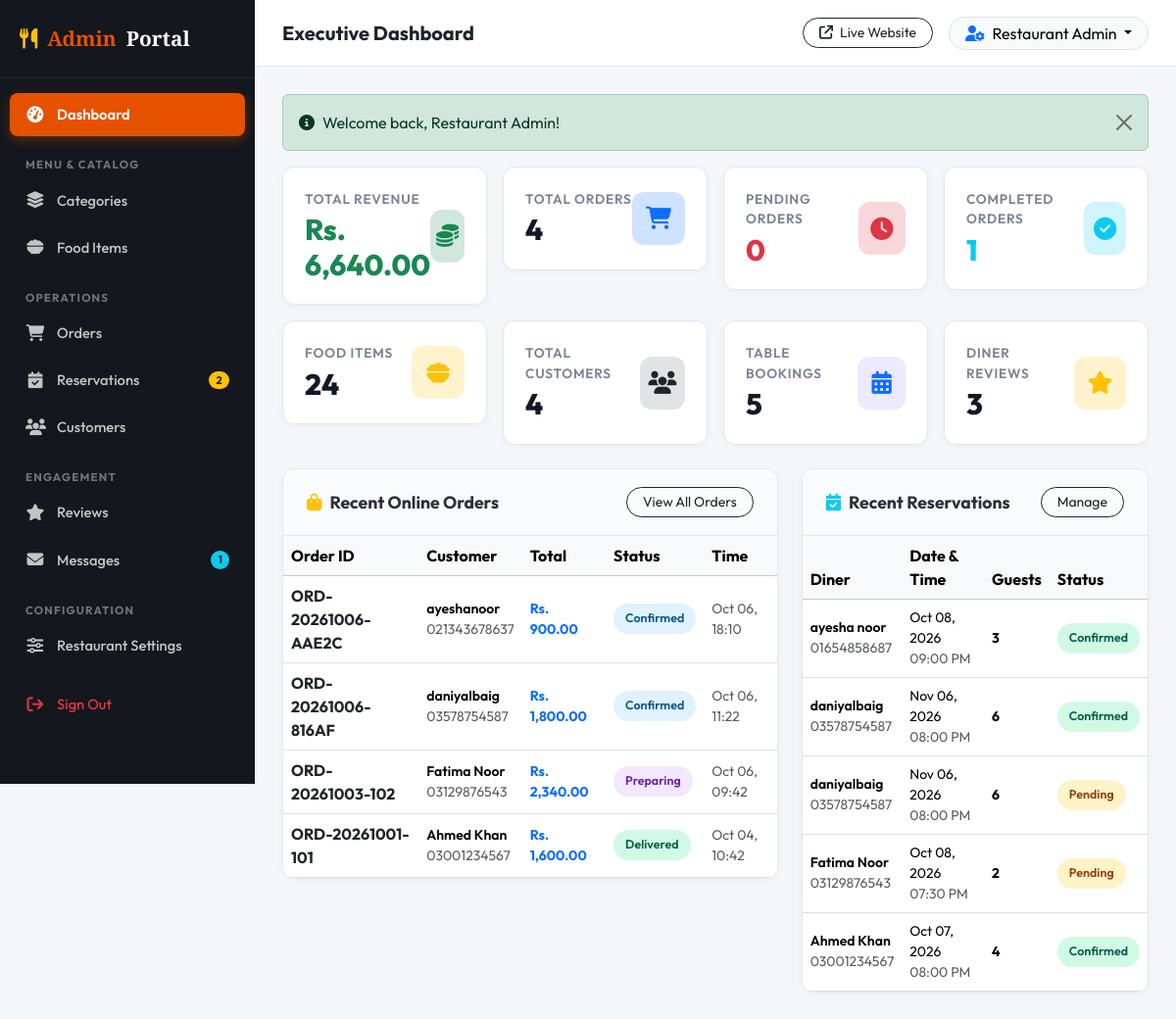
Page /admin/dashboard.php (signed in) on the committed database.
### tables this page shows
CREATE TABLE `orders` (
  `id` int(11) NOT NULL,
  `order_number` varchar(50) NOT NULL,
  `user_id` int(11) DEFAULT NULL,
  `customer_name` varchar(100) NOT NULL,
  `customer_email` varchar(150) NOT NULL,
  `customer_phone` varchar(30) NOT NULL,
  `delivery_address` text NOT NULL,
  `city` varchar(100) NOT NULL,
  `notes` text DEFAULT NULL,
  `total_amount` decimal(10,2) NOT NULL,
  `delivery_fee` decimal(10,2) NOT NULL DEFAULT 0.00,
  `payment_method` varchar(50) NOT NULL DEFAULT 'Cash on Delivery',
  `payment_status` enum('pending','paid','failed') NOT NULL DEFAULT 'pending',
  `order_status` enum('Pending','Confirmed','Preparing','Out for Delivery','Delivered','Cancelled') NOT NULL DEFAULT 'Pending',
  `created_at` timestamp NOT NULL DEFAULT current_timestamp()
);

CREATE TABLE `reservations` (
  `id` int(11) NOT NULL,
  `user_id` int(11) DEFAULT NULL,
  `customer_name` varchar(100) NOT NULL,
  `email` varchar(150) NOT NULL,
  `phone` varchar(30) NOT NULL,
  `reservation_date` date NOT NULL,
  `reservation_time` time NOT NULL,
  `guests` int(11) NOT NULL DEFAULT 2,
  `special_request` text DEFAULT NULL,
  `status` enum('Pending','Confirmed','Cancelled','Completed') NOT NULL DEFAULT 'Pending',
  `created_at` timestamp NOT NULL DEFAULT current_timestamp()
);

### admin/dashboard.php (the view, shortened to what this page needs)
<?php
require_once __DIR__ . '/../config/config.php';
require_once __DIR__ . '/../includes/admin_auth.php';
$totalUsers = (int)$pdo->query("SELECT COUNT(*) FROM users WHERE role = 'customer'")->fetchColumn();
$totalFoods = (int)$pdo->query("SELECT COUNT(*) FROM foods")->fetchColumn();
$totalOrders = (int)$pdo->query("SELECT COUNT(*) FROM orders")->fetchColumn();
$pendingOrders = (int)$pdo->query("SELECT COUNT(*) FROM orders WHERE order_status = 'Pending'")->fetchColumn();
$completedOrders = (int)$pdo->query("SELECT COUNT(*) FROM orders WHERE order_status = 'Delivered'")->fetchColumn();
$totalRevenue = (float)$pdo->query("SELECT COALESCE(SUM(total_amount), 0) FROM orders WHERE order_status != 'Cancelled'")->fetchColumn();
$totalReservations = (int)$pdo->query("SELECT COUNT(*) FROM reservations")->fetchColumn();
$totalReviews = (int)$pdo->query("SELECT COUNT(*) FROM reviews")->fetchColumn();
$recentOrders = $pdo->query("SELECT * FROM orders ORDER BY id DESC LIMIT 5")->fetchAll();
$recentReservations = $pdo->query("SELECT * FROM reservations ORDER BY id DESC LIMIT 5")->fetchAll();
include __DIR__ . '/header.php';
?>
<div class="row g-3 mb-4">
  <div class="col-sm-6 col-xl-3">
    <div class="stat-card">
      <div class="stat-info">
        <p>Total Revenue</p>
        <h3 class="text-success"><?= formatPrice($totalRevenue) ?></h3>
      </div>
      <div class="stat-icon bg-success-subtle text-success">
        <i class="fa-solid fa-coins"></i>
      </div>
    </div>
  </div>
  <div class="col-sm-6 col-xl-3">
    <div class="stat-card">
      <div class="stat-info">
        <p>Total Orders</p>
        <h3><?= $totalOrders ?></h3>
      </div>
      <div class="stat-icon bg-primary-subtle text-primary">
        <i class="fa-solid fa-cart-shopping"></i>
      </div>
    </div>
  </div>
  <div class="col-sm-6 col-xl-3">
    <div class="stat-card">
      <div class="stat-info">
        <p>Pending Orders</p>
        <h3 class="text-danger"><?= $pendingOrders ?></h3>
      </div>
      <div class="stat-icon bg-danger-subtle text-danger">
        <i class="fa-solid fa-clock"></i>
      </div>
    </div>
  </div>
  <div class="col-sm-6 col-xl-3">
    <div class="stat-card">
      <div class="stat-info">
        <p>Completed Orders</p>
        <h3 class="text-info"><?= $completedOrders ?></h3>
      </div>
      <div class="stat-icon bg-info-subtle text-info">
        <i class="fa-solid fa-circle-check"></i>
      </div>
    </div>
  </div>
  <div class="col-sm-6 col-xl-3">
    <div class="stat-card">
      <div class="stat-info">
        <p>Food Items</p>
        <h3><?= $totalFoods ?></h3>
      </div>
      <div class="stat-icon bg-warning-subtle text-warning">
        <i class="fa-solid fa-bowl-food"></i>
      </div>
    </div>
  </div>
  <div class="col-sm-6 col-xl-3">
    <div class="stat-card">
      <div class="stat-info">
        <p>Total Customers</p>
        <h3><?= $totalUsers ?></h3>
      </div>
      <div class="stat-icon bg-secondary-subtle text-dark">
        <i class="fa-solid fa-users"></i>
      </div>
    </div>
  </div>
  <div class="col-sm-6 col-xl-3">
    <div class="stat-card">
      <div class="stat-info">
        <p>Table Bookings</p>
        <h3><?= $totalReservations ?></h3>
      </div>
      <div class="stat-icon bg-purple-subtle text-primary" style="background:#ede9fe;">
        <i class="fa-solid fa-calendar-days"></i>
      </div>
    </div>
  </div>
  <div class="col-sm-6 col-xl-3">
    <div class="stat-card">
      <div class="stat-info">
        <p>Diner Reviews</p>
        <h3><?= $totalReviews ?></h3>
      </div>
      <div class="stat-icon bg-warning-subtle text-warning">
        <i class="fa-solid fa-star"></i>
      </div>
    </div>
  </div>
</div>
<div class="row g-4">
  <div class="col-lg-7">
    <div class="admin-card">
      <div class="admin-card-header">
        <h6 class="admin-card-title"><i class="fa-solid fa-bag-shopping text-warning me-2"></i>Recent Online Orders</h6>
        <a href="<?= BASE_URL ?>admin/orders.php" class="btn btn-sm btn-outline-dark rounded-pill px-3">View All Orders</a>
      </div>
      <div class="table-responsive">
        <table class="table align-middle mb-0">
          <thead class="table-light">
            <tr>
              <th>Order ID</th>
              <th>Customer</th>
              <th>Total</th>
              <th>Status</th>
              <th>Time</th>
            </tr>
          </thead>
          <tbody>
            <?php if (!empty($recentOrders)): ?>
              <?php foreach ($recentOrders as $ro): ?>
                <tr>
                  <td>
                    <strong><a href="<?= BASE_URL ?>admin/orders.php?view=<?= $ro['id'] ?>" class="text-dark text-decoration-none"><?= htmlspecialchars($ro['order_number']) ?></a></strong>
                  </td>
                  <td>
                    <div class="small fw-semibold"><?= htmlspecialchars($ro['customer_name']) ?></div>
                    <div class="text-muted small"><?= htmlspecialchars($ro['customer_phone']) ?></div>
                  </td>
                  <td class="fw-bold text-primary small"><?= formatPrice($ro['total_amount']) ?></td>
                  <td>
                    <?php
                      $bClass = match($ro['order_status']) {
                        'Delivered' => 'badge-delivered',
                        'Cancelled' => 'badge-cancelled',
                        'Preparing' => 'badge-preparing',
                        'Out for Delivery' => 'badge-out-for-delivery',
                        'Confirmed' => 'badge-confirmed',
                        default => 'badge-pending'
                      };
                    ?>
                    <span class="badge-status <?= $bClass ?>"><?= $ro['order_status'] ?></span>
                  </td>
                  <td class="text-muted small"><?= date('M d, H:i', strtotime($ro['created_at'])) ?></td>
                </tr>
              <?php endforeach; ?>
            <?php else: ?>
              <tr><td colspan="5" class="text-center text-muted py-4">No recent orders.</td></tr>
            <?php endif; ?>
          </tbody>
        </table>
      </div>
    </div>
  </div>
  <div class="col-lg-5">
    <div class="admin-card">
      <div class="admin-card-header">
        <h6 class="admin-card-title"><i class="fa-solid fa-calendar-check text-info me-2"></i>Recent Reservations</h6>
        <a href="<?= BASE_URL ?>admin/reservations.php" class="btn btn-sm btn-outline-dark rounded-pill px-3">Manage</a>
      </div>
      <div class="table-responsive">
        <table class="table align-middle mb-0">
          <thead class="table-light">
            <tr>
              <th>Diner</th>
              <th>Date &amp; Time</th>
              <th>Guests</th>
              <th>Status</th>
            </tr>
          </thead>
          <tbody>
            <?php if (!empty($recentReservations)): ?>
              <?php foreach ($recentReservations as $rr): ?>
                <tr>
                  <td>
                    <div class="fw-semibold small"><?= htmlspecialchars($rr['customer_name']) ?></div>
                    <div class="text-muted small"><?= htmlspecialchars($rr['phone']) ?></div>
                  </td>
                  <td class="small">
                    <div><?= date('M d, Y', strtotime($rr['reservation_date'])) ?></div>
                    <div class="text-muted"><?= date('h:i A', strtotime($rr['reservation_time'])) ?></div>
                  </td>
                  <td class="small fw-bold"><?= $rr['guests'] ?></td>
                  <td>
                    <span class="badge-status <?= ($rr['status'] == 'Confirmed') ? 'badge-delivered' : (($rr['status'] == 'Cancelled') ? 'badge-cancelled' : 'badge-pending') ?>">
                      <?= $rr['status'] ?>
                    </span>
                  </td>
                </tr>
              <?php endforeach; ?>
            <?php else: ?>
              <tr><td colspan="4" class="text-center text-muted py-4">No reservations yet.</td></tr>
            <?php endif; ?>
          </tbody>
        </table>
      </div>
    </div>
  </div>
</div>
<?php include __DIR__ . '/footer.php'; ?>

### rows in the picture
orders: order_number "ORD-20261006-AAE2C", customer_name "ayeshanoor", customer_phone "021343678637", total_amount "Rs. 900.00", order_status "Confirmed", created_at "Oct 06, 18:10"
orders: order_number "ORD-20261006-816AF", customer_name "daniyalbaig", customer_phone "03578754587", total_amount "Rs. 1,800.00", order_status "Confirmed", created_at "Oct 06, 11:22"
orders: order_number "ORD-20261003-102", customer_name "Fatima Noor", customer_phone "03129876543", total_amount "Rs. 2,340.00", order_status "Preparing", created_at "Oct 06, 09:42"
orders: order_number "ORD-20261001-101", customer_name "Ahmed Khan", customer_phone "03001234567", total_amount "Rs. 1,600.00", order_status "Delivered", created_at "Oct 04, 10:42"
reservations: customer_name "ayesha noor", phone "01654858687", reservation_date "Oct 08, 2026", reservation_time "09:00 PM", guests "3", status "Confirmed"
reservations: customer_name "daniyalbaig", phone "03578754587", reservation_date "Nov 06, 2026", reservation_time "08:00 PM", guests "6", status "Confirmed"
reservations: customer_name "daniyalbaig", phone "03578754587", reservation_date "Nov 06, 2026", reservation_time "08:00 PM", guests "6", status "Pending"
reservations: customer_name "Fatima Noor", phone "03129876543", reservation_date "Oct 08, 2026", reservation_time "07:30 PM", guests "2", status "Pending"
reservations: customer_name "Ahmed Khan", phone "03001234567", reservation_date "Oct 07, 2026", reservation_time "08:00 PM", guests "4", status "Confirmed"

### other values in the picture
$pendingReservationsCount "2"
$unreadMessagesCount "1"
$pageTitle "Executive Dashboard"
$_SESSION['user']['name'] "Restaurant Admin"
$flash['message'] "Welcome back, Restaurant Admin!"
formatPrice($totalRevenue) "Rs. 6,640.00"
$totalOrders "4"
$pendingOrders "0"
$completedOrders "1"
$totalFoods "24"
$totalUsers "4"
$totalReservations "5"
$totalReviews "3"
